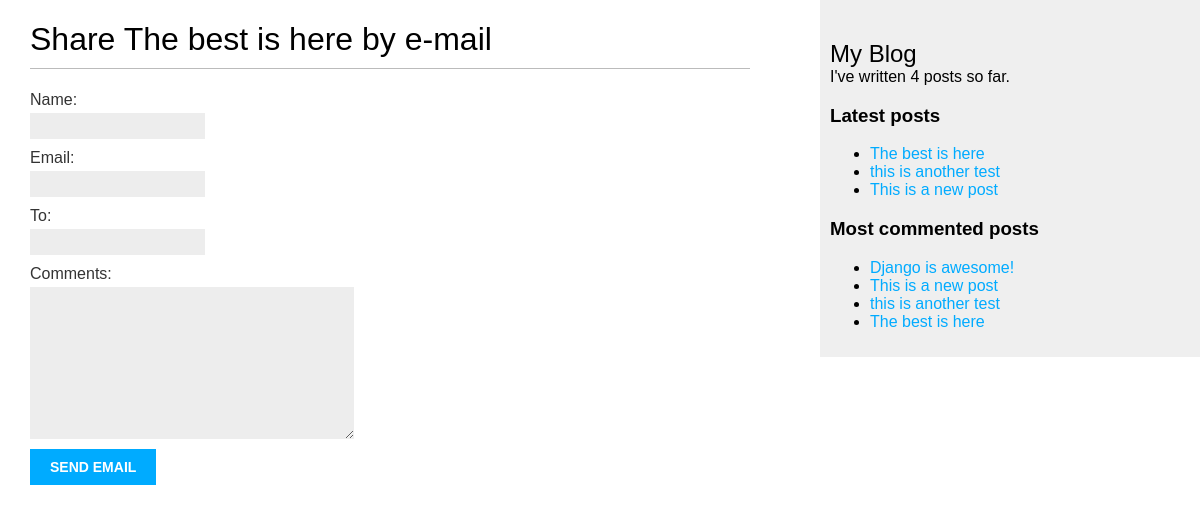
/blog/4/share/, run on an earlier commit of the app's database.
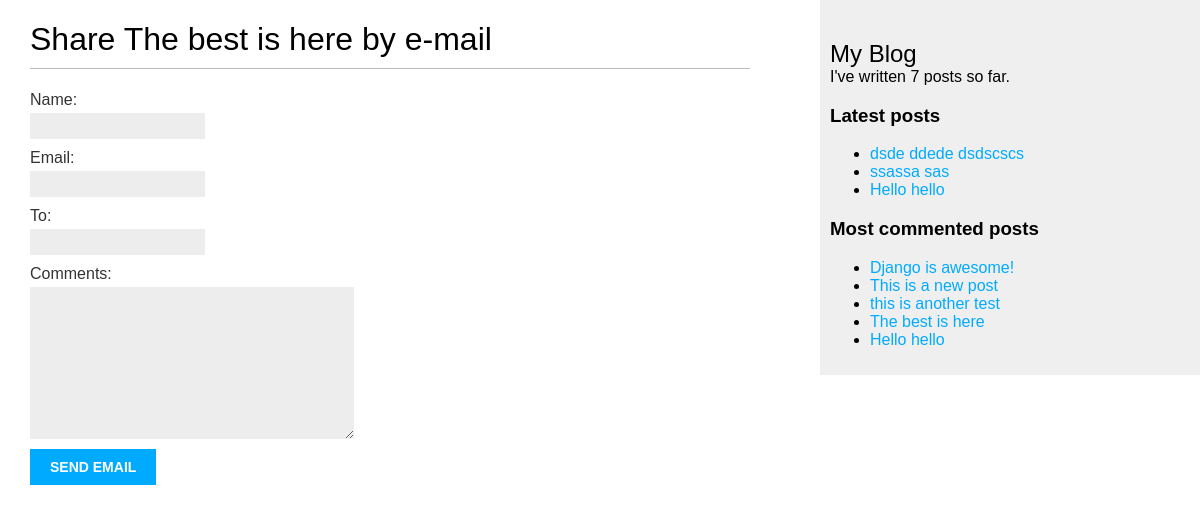
And on a later commit of the database.
### blog/models.py (models this page shows, shortened)
class Post(models.Model):
    class Status(models.TextChoices):
        DRAFT = "DF", "Draft"
        PUBLISHED = "PB", "Published"
    title = models.CharField(max_length=250)
    slug = models.SlugField(max_length=250, unique_for_date="publish")
    author = models.ForeignKey(
        settings.AUTH_USER_MODEL, on_delete=models.CASCADE, related_name="blog_posts"
    )
    body = models.TextField()
    tags = TaggableManager()
    publish = models.DateTimeField(default=timezone.now)
    created = models.DateTimeField(auto_now_add=True)
    updated = models.DateTimeField(auto_now=True)
    status = models.CharField(max_length=2, choices=Status, default=Status.DRAFT)
    objects = models.Manager()  # default
    published = PublishedManager()  # custom manager
    class Meta:
        ordering = ["-publish"]
        indexes = [
            models.Index(fields=["-publish"]),
        ]
    def get_absolute_url(self):
        return reverse(
            "blog:post_detail",
            args=[self.publish.year, self.publish.month, self.publish.day, self.slug],
        )

### blog/views.py (the view)
def post_share(request, post_id):
    post = get_object_or_404(Post, id=post_id, status=Post.Status.PUBLISHED)
    sent = False
    if request.method == "POST":
        form = EmailPostForm(request.POST)
        if form.is_valid():
            cd = form.cleaned_data
            post_url = request.build_absolute_uri(post.get_absolute_url())
            subject = f"{cd['name']} {cd['email']} recommends you read {post.title}"
            message = f"Read {post.title} at {post_url}\n\n {cd['name']} comments:{cd['comments']}"
            send_mail(
                subject=subject,
                message=message,
                from_email=None,
                recipient_list=[cd["to"]],
            )
            sent = True
    else:
        form = EmailPostForm()
    return render(
        request, "blog/post/share.html", {"post": post, "form": form, "sent": sent}
    )

### blog/forms.py
class EmailPostForm(forms.Form):
    name = forms.CharField(max_length=25)
    email = forms.EmailField()
    to = forms.EmailField()
    comments = forms.CharField(required=False, widget=forms.Textarea)

### blog/models.py (called while the page is built)
    def get_queryset(self):
        return super().get_queryset().filter(status=Post.Status.PUBLISHED)

### blog/templatetags/blog_tags.py (called while the page is built)
@register.simple_tag
def total_posts():
    return Post.published.count()

@register.inclusion_tag("blog/post/latest_posts.html")
def show_latest_posts(count=5):
    latest_posts = Post.published.order_by("-publish")[:count]
    return {"latest_posts": latest_posts}

@register.simple_tag
def get_most_commented_posts(count=5):
    return Post.published.annotate(total_comments=Count("comments")).order_by(
        "-total_comments"
    )[:count]

### blog/templates/blog/post/share.html (shortened to what this page needs)
{% extends "blog/base.html" %}
{% block content %}
    {% if sent %}
        <h1>E-mail sent successfully</h1>
        <p>{{ post.title }} was successfully sent to {{ form.cleaned_data.to }}</p>
    {% else %}
        <h1>Share {{ post.title }} by e-mail</h1>
        <form method="post" novalidate>
            {{ form.as_p }}
            <input type='submit' value='Send email'>
        </form>
    {% endif %}
{% endblock content %}

### blog/templates/blog/base.html (shortened to what this page needs)
{% load blog_tags %}
{% load static %}
<!DOCTYPE html>
<html lang="en">
  <head>
    <link href="{% static "css/blog.css" %}" rel="stylesheet">
  </head>
  <body>
    <div id="content">
      {% block content %}
      {% endblock content %}
    </div>
    <div id="sidebar">
      <h2>My Blog</h2>
      I've written {% total_posts %} posts so far.
      <h3>Latest posts</h3>
      {% show_latest_posts 3 %}
      <h3>Most commented posts</h3>
      {% get_most_commented_posts as most_commented_posts %}
      <ul>
        {% for post in most_commented_posts %}
          <li>
            <a href="{{ post.get_absolute_url }}">{{ post.title }}</a>
          </li>
        {% endfor %}
      </ul>
    </div>
  </body>
</html>

### blog/templates/blog/post/latest_posts.html
<ul>
    {% for post in latest_posts %}
        <li>
            <a href="{{ post.get_absolute_url }}">{{ post.title }}</a>
        </li>
    {% endfor %}
</ul>

What changed in the data, as far as the page shows it:
no longer on one of the page's lists (row unchanged): Post: title "The best is here"
no longer on one of the page's lists (row unchanged): Post: title "This is a new post"
no longer on one of the page's lists (row unchanged): Post: title "this is another test"
added Post: title "dsde ddede dsdscscs", shown under "Latest posts"
added Post: title "ssassa sas", shown under "Latest posts"
added Post: title "Hello hello"
Also different on the page:
text no longer shown: "4"
text now shown: "7"
